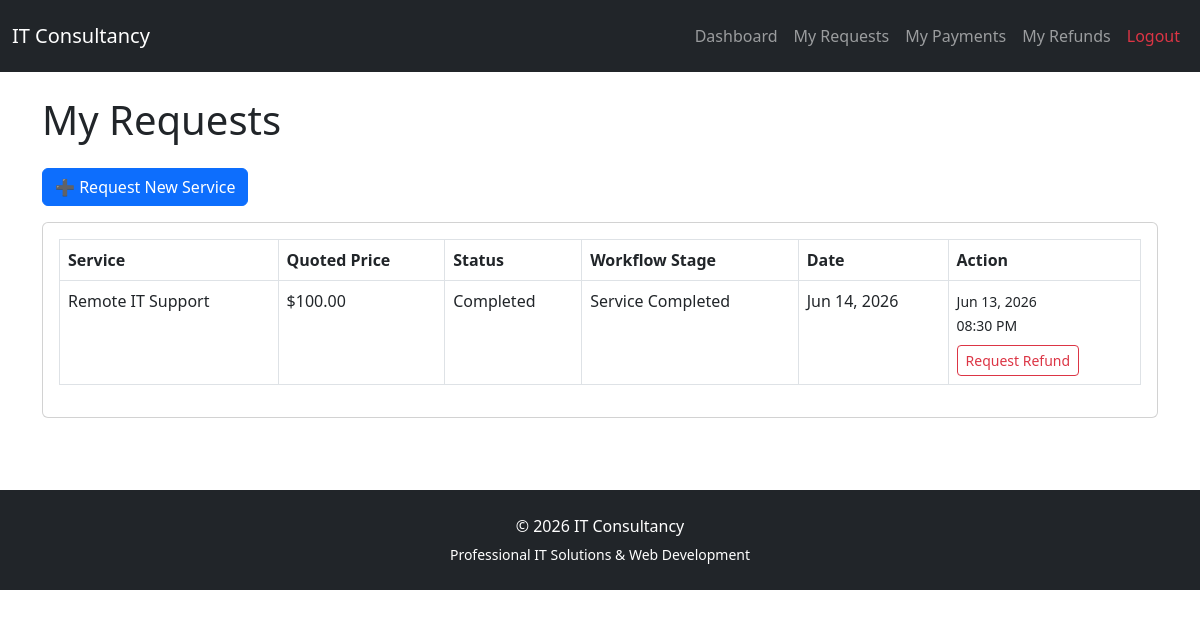
Screenshot of /public/index.php?page=customer-requests (signed in) with the database file from the repository.
### tables this page shows
CREATE TABLE `requests` (
  `id` int(11) NOT NULL AUTO_INCREMENT,
  `customer_id` int(11) NOT NULL,
  `service_id` int(11) NOT NULL,
  `quoted_price` decimal(10,2) DEFAULT NULL,
  `description` text DEFAULT NULL,
  `status` enum('Pending','Approved','In Progress','Completed','Cancelled') DEFAULT 'Pending',
  `created_at` timestamp NOT NULL DEFAULT current_timestamp(),
  `workflow_stage` varchar(50) DEFAULT 'Submitted',
  `proposal` text DEFAULT NULL,
  `completed_at` datetime DEFAULT NULL,
  `completion_notes` text DEFAULT NULL,
  PRIMARY KEY (`id`),
  KEY `customer_id` (`customer_id`),
  KEY `service_id` (`service_id`),
  CONSTRAINT `requests_ibfk_1` FOREIGN KEY (`customer_id`) REFERENCES `customers` (`id`) ON DELETE CASCADE,
  CONSTRAINT `requests_ibfk_2` FOREIGN KEY (`service_id`) REFERENCES `services` (`id`) ON DELETE CASCADE
);

CREATE TABLE `services` (
  `id` int(11) NOT NULL AUTO_INCREMENT,
  `title` varchar(255) NOT NULL,
  `description` text NOT NULL,
  `created_at` timestamp NOT NULL DEFAULT current_timestamp(),
  `price` decimal(10,2) NOT NULL DEFAULT 0.00,
  `image` varchar(255) DEFAULT NULL,
  PRIMARY KEY (`id`)
);

CREATE TABLE `service_slots` (
  `id` int(11) NOT NULL AUTO_INCREMENT,
  `service_date` date NOT NULL,
  `service_time` time NOT NULL,
  `is_booked` tinyint(1) DEFAULT 0,
  PRIMARY KEY (`id`)
);

### public/index.php (called while the page is built, shortened)
<?php
require_once '../routes.php';

### app/views/customer-requests.php (the view, shortened to what this page needs)
<?php require __DIR__ . '/layouts/header.php'; ?>
<?php
$customerId = $_SESSION['customer']['id'];
$stmt = $pdo->prepare("
    SELECT
        r.*,
        s.title AS service_title,
        cs.slot_date,
        cs.slot_time,
        cs.consultation_method,
        cs.meeting_link,
        ss.service_date,
        ss.service_time
    FROM requests r
    JOIN services s
        ON r.service_id = s.id
    LEFT JOIN consultation_bookings cb
        ON cb.request_id = r.id
    LEFT JOIN consultation_slots cs
        ON cs.id = cb.slot_id
    LEFT JOIN service_bookings sb
        ON sb.request_id = r.id
    LEFT JOIN service_slots ss
        ON ss.id = sb.slot_id
    WHERE r.customer_id = ?
    ORDER BY r.id DESC
");
$stmt->execute([$customerId]);
$requests = $stmt->fetchAll();
?>
<h1 class="mb-4">My Requests</h1>
<div class="mb-3">
    <a
        href="?page=customer-request-service"
        class="btn btn-primary">
        ➕ Request New Service
    </a>
</div>
<div class="card">
    <div class="card-body">
        <table class="table table-bordered">
            <thead>
                <tr>
                    <th>Service</th>
                    <th>Quoted Price</th>
                    <th>Status</th>
                    <th>Workflow Stage</th>
                    <th>Date</th>
                    <th>Action</th>
                </tr>
            </thead>
            <tbody>
                <?php foreach ($requests as $request): ?>
                    <tr>
                        <td>
                            <?= htmlspecialchars($request['service_title']) ?>
                        </td>
                        <td>
                            <?php if ($request['quoted_price'] > 0): ?>
                                $<?= number_format($request['quoted_price'], 2) ?>
                            <?php else: ?>
                                <span class="text-muted">
                                    Awaiting Quote
                                </span>
                            <?php endif; ?>
                        </td>
                        <td>
                            <?= htmlspecialchars($request['status']) ?>
                        </td>
                        <td>
                            <?= htmlspecialchars($request['workflow_stage']) ?>
                        </td>
                        <td>
                            <?= date('M d, Y', strtotime($request['created_at'])) ?>
                        </td>
                        <td>
<?php if (
    $request['workflow_stage'] === 'Service Scheduled' ||
    $request['workflow_stage'] === 'Service Active' ||
    $request['workflow_stage'] === 'Service Completed'
): ?>
    <small>
    <?= date('M d, Y', strtotime($request['service_date'])) ?>
    <br>
    <?= date('h:i A', strtotime($request['service_time'])) ?>
</small>
<div class="mt-2">
    <a
        href="?page=customer-request-refund&request_id=<?= $request['id'] ?>"
        class="btn btn-outline-danger btn-sm">
        Request Refund
    </a>
</div>
<?php endif; ?>
</td>
                    </tr>
                <?php endforeach; ?>
            </tbody>
        </table>
    </div>
</div>
<?php require __DIR__ . '/layouts/footer.php'; ?>

### rows the page displays
requests: service.title "Remote IT Support", quoted_price "100.00", status "Completed", workflow_stage "Service Completed", created_at "Jun 14, 2026", service_slots.service_date "Jun 13, 2026", service_slots.service_time "08:30 PM"
